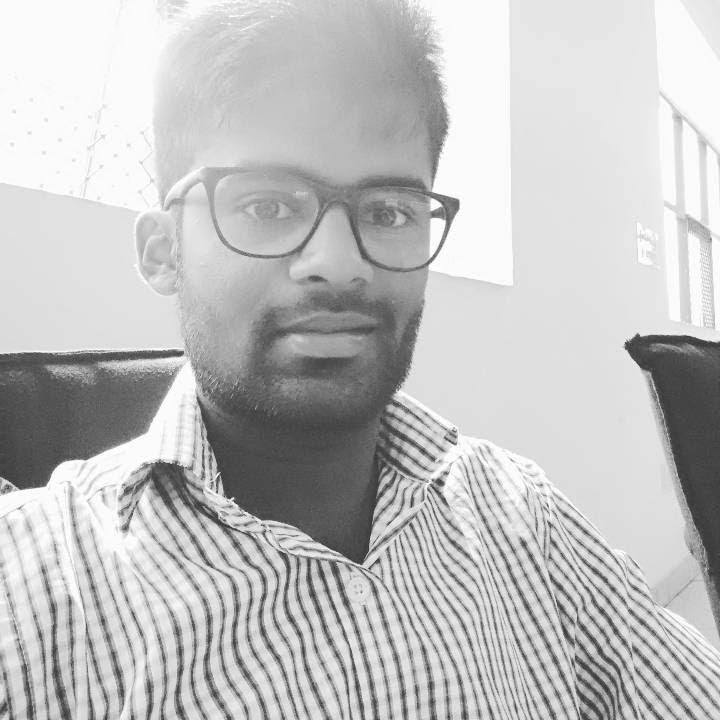
#> input picture photo.jpg, 720 x 720 px
$ python deform.py
#> lines starting #> are read from the running program, lines starting #| are printed output that depends on the picture
import numpy as np
from scipy.ndimage.interpolation import map_coordinates
from scipy.ndimage.filters import gaussian_filter
from moviepy.editor import ImageSequenceClip
import cv2

def elastic_transf(img, alpha, sigma):

    random_state = np.random.RandomState(None)
    shape = img.shape
    dx = gaussian_filter((random_state.rand(*shape) * 2 - 1), sigma, mode="constant", cval=0) * alpha
    dy = gaussian_filter((random_state.rand(*shape) * 2 - 1), sigma, mode="constant", cval=0) * alpha
    if len(shape)>2:
        dz = np.zeros_like(dx)

        x, y, z = np.meshgrid(np.arange(shape[0]), np.arange(shape[1]), np.arange(shape[2]))
        indices = np.reshape(y+dy, (-1, 1)), np.reshape(x+dx, (-1, 1)), np.reshape(z, (-1, 1))
    else:
        x, y = np.meshgrid(np.arange(shape[0]), np.arange(shape[1]))
        indices = np.reshape(y+dy, (-1, 1)), np.reshape(x+dx, (-1, 1))

    image = map_coordinates(img, indices, order=1, mode='reflect')

    return image.reshape(img.shape)


ims = []
sigma=10

imgx = cv2.imread('photo.jpg')
#> imgx is the input picture: shape (720, 720, 3); min 37, max 255, mean 192.4
imgx = cv2.cvtColor(imgx, cv2.COLOR_BGR2RGB)
imgx=cv2.resize(imgx, (300, 300), interpolation = cv2.INTER_CUBIC)
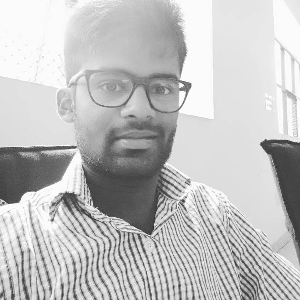
#> imgx: shape (300, 300, 3); min 42, max 255, mean 192.4

for i in range(1, 3000, 50):
    imgx=elastic_transf(imgx, i, sigma)
    ims.append(imgx)
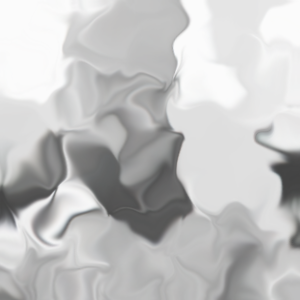
#> imgx: shape (300, 300, 3); mean R, G, B 194.4, 194.4, 194.4
#> after the loop, ims = 60 items


#> (the run stopped early here; a loop or call above may not have finished)
